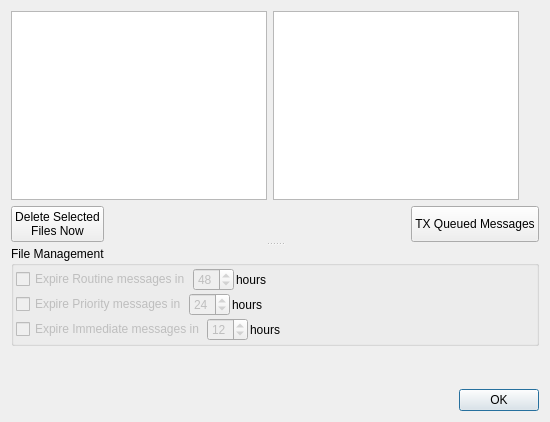
<?xml version="1.0" encoding="UTF-8"?>
<ui version="4.0">
 <class>DialogRetryQueue</class>
 <widget class="QDialog" name="DialogRetryQueue">
  <property name="geometry">
   <rect>
    <x>0</x>
    <y>0</y>
    <width>550</width>
    <height>422</height>
   </rect>
  </property>
  <property name="sizePolicy">
   <sizepolicy hsizetype="Preferred" vsizetype="Minimum">
    <horstretch>0</horstretch>
    <verstretch>0</verstretch>
   </sizepolicy>
  </property>
  <property name="windowTitle">
   <string>Review/Retry Queue</string>
  </property>
  <layout class="QVBoxLayout" name="verticalLayout_4">
   <item>
    <widget class="QSplitter" name="splitter">
     <property name="orientation">
      <enum>Qt::Vertical</enum>
     </property>
     <widget class="QWidget" name="layoutWidget">
      <layout class="QVBoxLayout" name="verticalLayout_2">
       <item>
        <layout class="QHBoxLayout" name="horizontalLayout_4">
         <item>
          <widget class="QTreeView" name="treeViewDirectory">
           <property name="sizePolicy">
            <sizepolicy hsizetype="Minimum" vsizetype="Expanding">
             <horstretch>0</horstretch>
             <verstretch>0</verstretch>
            </sizepolicy>
           </property>
           <property name="sortingEnabled">
            <bool>true</bool>
           </property>
          </widget>
         </item>
         <item>
          <widget class="QTextBrowser" name="textBrowserFileView"/>
         </item>
         <item>
          <spacer name="verticalSpacer">
           <property name="orientation">
            <enum>Qt::Vertical</enum>
           </property>
           <property name="sizeHint" stdset="0">
            <size>
             <width>20</width>
             <height>40</height>
            </size>
           </property>
          </spacer>
         </item>
        </layout>
       </item>
       <item>
        <layout class="QHBoxLayout" name="horizontalLayout_2">
         <item>
          <widget class="QPushButton" name="pushButtonDeleteFiles">
           <property name="sizePolicy">
            <sizepolicy hsizetype="Minimum" vsizetype="Preferred">
             <horstretch>0</horstretch>
             <verstretch>0</verstretch>
            </sizepolicy>
           </property>
           <property name="toolTip">
            <string>Deletes selected files from Retry Queue</string>
           </property>
           <property name="text">
            <string>Delete Selected
Files Now</string>
           </property>
          </widget>
         </item>
         <item>
          <spacer name="horizontalSpacer_3">
           <property name="orientation">
            <enum>Qt::Horizontal</enum>
           </property>
           <property name="sizeHint" stdset="0">
            <size>
             <width>40</width>
             <height>20</height>
            </size>
           </property>
          </spacer>
         </item>
         <item>
          <widget class="QPushButton" name="pushButtonTXRetryQueue">
           <property name="sizePolicy">
            <sizepolicy hsizetype="Minimum" vsizetype="Preferred">
             <horstretch>0</horstretch>
             <verstretch>0</verstretch>
            </sizepolicy>
           </property>
           <property name="toolTip">
            <string>Sends ALL messages to TX queue</string>
           </property>
           <property name="text">
            <string>TX Queued Messages</string>
           </property>
          </widget>
         </item>
        </layout>
       </item>
      </layout>
     </widget>
     <widget class="QWidget" name="layoutWidget1">
      <layout class="QVBoxLayout" name="verticalLayout_3">
       <item>
        <widget class="QGroupBox" name="groupBoxFileManagement">
         <property name="sizePolicy">
          <sizepolicy hsizetype="Preferred" vsizetype="Minimum">
           <horstretch>0</horstretch>
           <verstretch>0</verstretch>
          </sizepolicy>
         </property>
         <property name="title">
          <string>File Management</string>
         </property>
         <layout class="QVBoxLayout" name="verticalLayout">
          <property name="spacing">
           <number>2</number>
          </property>
          <property name="leftMargin">
           <number>2</number>
          </property>
          <property name="topMargin">
           <number>2</number>
          </property>
          <property name="rightMargin">
           <number>2</number>
          </property>
          <property name="bottomMargin">
           <number>2</number>
          </property>
          <item>
           <layout class="QHBoxLayout" name="horizontalLayout_6">
            <item>
             <widget class="QCheckBox" name="checkBoxExpireRoutine">
              <property name="enabled">
               <bool>false</bool>
              </property>
              <property name="toolTip">
               <string>Messages are removed from queue after so many hours</string>
              </property>
              <property name="text">
               <string>Expire Routine messages in</string>
              </property>
             </widget>
            </item>
            <item>
             <widget class="QSpinBox" name="spinBoxExpireRoutine">
              <property name="enabled">
               <bool>false</bool>
              </property>
              <property name="sizePolicy">
               <sizepolicy hsizetype="Fixed" vsizetype="Fixed">
                <horstretch>0</horstretch>
                <verstretch>0</verstretch>
               </sizepolicy>
              </property>
              <property name="value">
               <number>48</number>
              </property>
             </widget>
            </item>
            <item>
             <widget class="QLabel" name="label">
              <property name="text">
               <string>hours</string>
              </property>
             </widget>
            </item>
            <item>
             <spacer name="horizontalSpacer">
              <property name="orientation">
               <enum>Qt::Horizontal</enum>
              </property>
              <property name="sizeHint" stdset="0">
               <size>
                <width>40</width>
                <height>20</height>
               </size>
              </property>
             </spacer>
            </item>
           </layout>
          </item>
          <item>
           <layout class="QHBoxLayout" name="horizontalLayout_7">
            <item>
             <widget class="QCheckBox" name="checkBoxExpirePriority">
              <property name="enabled">
               <bool>false</bool>
              </property>
              <property name="toolTip">
               <string>Messages are removed from queue after so many hours</string>
              </property>
              <property name="text">
               <string>Expire Priority messages in</string>
              </property>
             </widget>
            </item>
            <item>
             <widget class="QSpinBox" name="spinBoxExpirePriority">
              <property name="enabled">
               <bool>false</bool>
              </property>
              <property name="sizePolicy">
               <sizepolicy hsizetype="Fixed" vsizetype="Fixed">
                <horstretch>0</horstretch>
                <verstretch>0</verstretch>
               </sizepolicy>
              </property>
              <property name="value">
               <number>24</number>
              </property>
             </widget>
            </item>
            <item>
             <widget class="QLabel" name="label_2">
              <property name="text">
               <string>hours</string>
              </property>
             </widget>
            </item>
            <item>
             <spacer name="horizontalSpacer_2">
              <property name="orientation">
               <enum>Qt::Horizontal</enum>
              </property>
              <property name="sizeHint" stdset="0">
               <size>
                <width>40</width>
                <height>20</height>
               </size>
              </property>
             </spacer>
            </item>
           </layout>
          </item>
          <item>
           <layout class="QHBoxLayout" name="horizontalLayout_8">
            <item>
             <widget class="QCheckBox" name="checkBoxExpireImmediate">
              <property name="enabled">
               <bool>false</bool>
              </property>
              <property name="toolTip">
               <string>Messages are removed from queue after so many hours</string>
              </property>
              <property name="text">
               <string>Expire Immediate messages in</string>
              </property>
             </widget>
            </item>
            <item>
             <widget class="QSpinBox" name="spinBoxExpireImmediate">
              <property name="enabled">
               <bool>false</bool>
              </property>
              <property name="sizePolicy">
               <sizepolicy hsizetype="Fixed" vsizetype="Fixed">
                <horstretch>0</horstretch>
                <verstretch>0</verstretch>
               </sizepolicy>
              </property>
              <property name="value">
               <number>12</number>
              </property>
             </widget>
            </item>
            <item>
             <widget class="QLabel" name="label_3">
              <property name="text">
               <string>hours</string>
              </property>
             </widget>
            </item>
            <item>
             <spacer name="horizontalSpacer_4">
              <property name="orientation">
               <enum>Qt::Horizontal</enum>
              </property>
              <property name="sizeHint" stdset="0">
               <size>
                <width>40</width>
                <height>20</height>
               </size>
              </property>
             </spacer>
            </item>
           </layout>
          </item>
         </layout>
        </widget>
       </item>
       <item>
        <spacer name="verticalSpacer_2">
         <property name="orientation">
          <enum>Qt::Vertical</enum>
         </property>
         <property name="sizeHint" stdset="0">
          <size>
           <width>20</width>
           <height>40</height>
          </size>
         </property>
        </spacer>
       </item>
       <item>
        <widget class="QDialogButtonBox" name="buttonBox">
         <property name="orientation">
          <enum>Qt::Horizontal</enum>
         </property>
         <property name="standardButtons">
          <set>QDialogButtonBox::Ok</set>
         </property>
        </widget>
       </item>
      </layout>
     </widget>
    </widget>
   </item>
  </layout>
 </widget>
 <resources/>
 <connections>
  <connection>
   <sender>buttonBox</sender>
   <signal>accepted()</signal>
   <receiver>DialogRetryQueue</receiver>
   <slot>accept()</slot>
   <hints>
    <hint type="sourcelabel">
     <x>248</x>
     <y>254</y>
    </hint>
    <hint type="destinationlabel">
     <x>157</x>
     <y>274</y>
    </hint>
   </hints>
  </connection>
  <connection>
   <sender>buttonBox</sender>
   <signal>rejected()</signal>
   <receiver>DialogRetryQueue</receiver>
   <slot>reject()</slot>
   <hints>
    <hint type="sourcelabel">
     <x>316</x>
     <y>260</y>
    </hint>
    <hint type="destinationlabel">
     <x>286</x>
     <y>274</y>
    </hint>
   </hints>
  </connection>
 </connections>
</ui>
